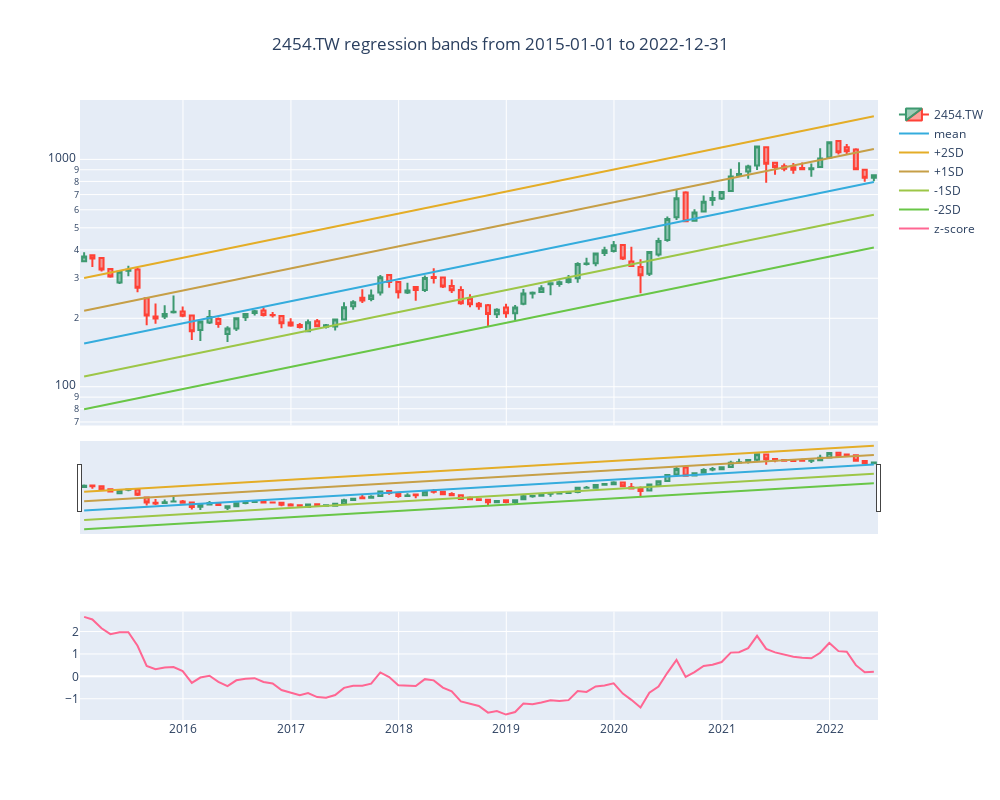

The code cell stored with this chart in its notebook:
### Markdown cell above
### MediaTek (2454.TW)

### Code cell
timeregchannel(assetlist[3], dfall, 'M', startstr0, endstr0)
